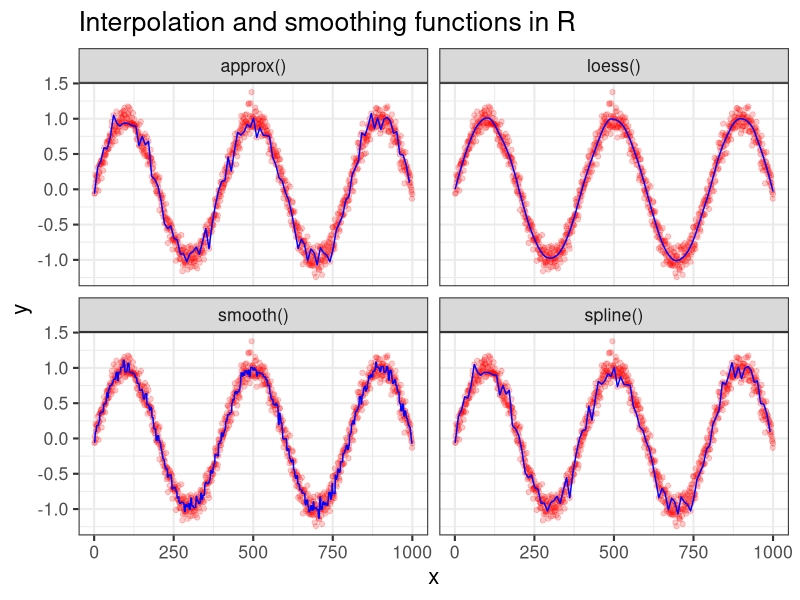

Recreate this plot in R.

# Generate data in the form of a sine wave
set.seed(1)
n <- 1e3
dat <- data.frame(
  x = 1:n,
  y = sin(seq(0, 5*pi, length.out = n)) + rnorm(n=n, mean = 0, sd=0.1)
)

approxData <- data.frame(
  with(dat, 
       approx(x, y, xout = seq(1, n, by = 10), method = "linear")
  ),
  method = "approx()"
)

splineData <- data.frame(
  with(dat, 
       spline(x, y, xout = seq(1, n, by = 10))
  ),
  method = "spline()"
)

smoothData <- data.frame(
  x = 1:n,
  y = as.vector(smooth(dat$y)),
  method = "smooth()"
)

loessData <- data.frame(
  x = 1:n,
  y = predict(loess(y~x, dat, span = 0.1)),
  method = "loess()"
)

library(ggplot2)
ggplot(rbind(approxData, splineData, smoothData, loessData), aes(x, y)) + 
  geom_point(dat = dat, aes(x, y), alpha = 0.2, col = "red") +
  geom_line(col = "blue") +
  facet_wrap(~method) +
  ggtitle("Interpolation and smoothing functions in R") +
  theme_bw(16)
